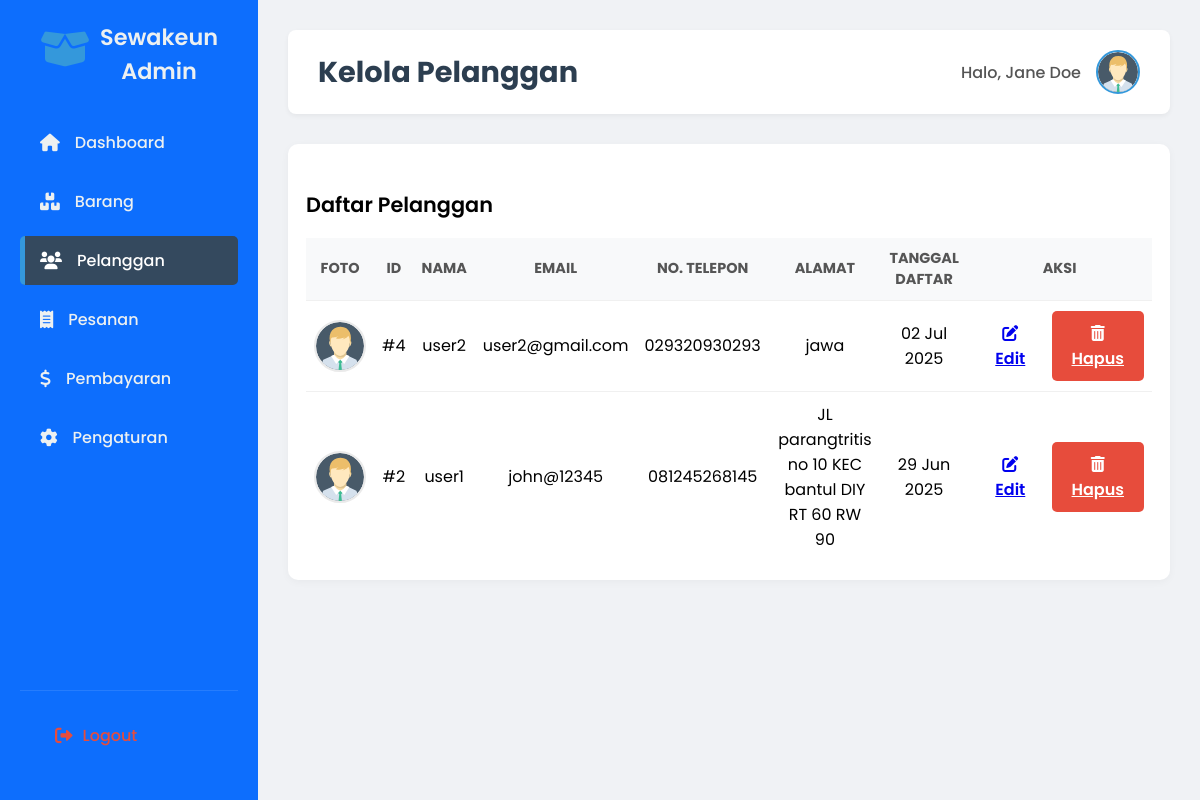
Page /Admin/pelanggan.php (signed in) on the committed database.
### tables this page shows
CREATE TABLE `users` (
  `id` int(11) NOT NULL,
  `username` varchar(50) NOT NULL,
  `nama_lengkap` varchar(100) DEFAULT NULL,
  `email` varchar(100) DEFAULT NULL,
  `no_hp` varchar(20) DEFAULT NULL,
  `alamat` varchar(255) DEFAULT NULL,
  `foto_profil` varchar(255) DEFAULT NULL,
  `saldo` decimal(15,2) NOT NULL DEFAULT '0.00',
  `phone_number` varchar(20) DEFAULT NULL,
  `address` text,
  `profile_picture` varchar(255) DEFAULT NULL,
  `created_at` datetime DEFAULT CURRENT_TIMESTAMP,
  `password` varchar(255) NOT NULL,
  `role` enum('user','admin') NOT NULL
);

### Admin/pelanggan.php (the view, shortened to what this page needs)
<?php
include '../koneksi.php';
$pelanggan = mysqli_query($conn, "SELECT * FROM users WHERE role='user' ORDER BY id DESC");
$admin_data = null;
if (isset($_SESSION['user_id'])) {
    $admin_id = $_SESSION['user_id'];
    $admin_query = mysqli_query($conn, "SELECT * FROM users WHERE id=$admin_id AND role='admin'");
    if ($admin_query) {
        $admin_data = mysqli_fetch_assoc($admin_query);
    }
}
?>
<!DOCTYPE html>
<html lang="id">
<head>
    <link rel="stylesheet" href="style_admin.css">
    <link rel="stylesheet" href="https://cdnjs.cloudflare.com/ajax/libs/font-awesome/6.0.0-beta3/css/all.min.css">
</head>
<body>
    <div class="dashboard-wrapper">
        <aside class="sidebar" style="background:#0d6efd!important;color:#fff!important;">
            <div class="sidebar-logo">
                <i class="fas fa-box-open"></i>
                <h3>Sewakeun Admin</h3>
            </div>
            <nav class="sidebar-nav">
                <ul>
                    <li><a href="index.php"><i class="fas fa-home"></i> Dashboard</a></li>
                    <li><a href="item.php"><i class="fas fa-boxes"></i> Barang</a></li>
                    <li><a href="pelanggan.php" class="active"><i class="fas fa-users"></i> Pelanggan</a></li>
                    <li><a href="pesanan.php"><i class="fas fa-receipt"></i> Pesanan</a></li>
                    <li><a href="pembayaran.php"><i class="fas fa-dollar-sign"></i> Pembayaran</a></li>
                    <li><a href="setting.php"><i class="fas fa-cog"></i> Pengaturan</a></li>
                </ul>
            </nav>
            <div class="sidebar-footer">
                <a href="../logout.php"><i class="fas fa-sign-out-alt"></i> Logout</a>
            </div>
        </aside>
        <main class="main-content">
            <header class="main-header">
                <h2>Kelola Pelanggan</h2>
                <div class="user-info">
                    <span>Halo, Jane Doe</span>
                    <img src="../<?= htmlspecialchars($admin_data['foto_profil'] ?? 'assets/images/account-avatar-profile-user-6-svgrepo-com.svg') ?>" alt="User Avatar" class="user-avatar">
                </div>
            </header>
            <section class="customer-management">
                <h3>Daftar Pelanggan</h3>
                <table>
                    <thead>
                        <tr>
                            <th>Foto</th>
                            <th>ID</th>
                            <th>Nama</th>
                            <th>Email</th>
                            <th>No. Telepon</th>
                            <th>Alamat</th>
                            <th>Tanggal Daftar</th>
                            <th>Aksi</th>
                        </tr>
                    </thead>
                    <tbody>
                        <?php if (mysqli_num_rows($pelanggan) > 0): ?>
                            <?php while($p = mysqli_fetch_assoc($pelanggan)): ?>
                                <tr>
                                    <td>
                                        <?php if($p['profile_picture']): ?>
                                            <img src="../<?= htmlspecialchars($p['profile_picture']) ?>" alt="Profile Picture" class="customer-profile-picture">
                                        <?php else: ?>
                                            <img src="../assets/images/account-avatar-profile-user-6-svgrepo-com.svg" alt="Default Avatar" class="customer-profile-picture">
                                        <?php endif; ?>
                                    </td>
                                    <td>#<?= htmlspecialchars($p['id']) ?></td>
                                    <td><?= htmlspecialchars($p['username']) ?></td>
                                    <td><?= htmlspecialchars($p['email']) ?></td>
                                    <td><?= htmlspecialchars($p['no_hp']) ?></td>
                                    <td><?= htmlspecialchars($p['alamat']) ?></td>
                                    <td><?= htmlspecialchars(date('d M Y', strtotime($p['created_at']))) ?></td>
                                    <td>
                                        <div class="action-buttons">
                                            <a href="edit_pelanggan.php?id=<?= $p['id'] ?>" class="btn btn-success"><i class="fas fa-edit"></i> Edit</a>
                                            <a href="?hapus=<?= $p['id'] ?>" class="btn btn-danger" onclick="return confirm('Hapus pelanggan ini?')"><i class="fas fa-trash-alt"></i> Hapus</a>
                                        </div>
                                    </td>
                                </tr>
                            <?php endwhile; ?>
                        <?php else: ?>
                            <tr>
                                <td colspan="8">Belum ada pelanggan.</td>
                            </tr>
                        <?php endif; ?>
                    </tbody>
                </table>
            </section>
        </main>
    </div>
</body>
</html>

### Admin/style_admin.css (style rules this page uses)
body { font-family: 'Poppins', sans-serif; margin: 0; background-color: #f0f2f5; }
.dashboard-wrapper { display: flex; min-height: 100vh; }
.sidebar { width: 250px; background-color: #2c3e50; color: #ecf0f1; display: flex; flex-direction: column; padding-top: 20px; box-shadow: 2px 0 10px rgba(0,0,0,0.1); }
.sidebar-logo { text-align: center; margin-bottom: 30px; padding: 0 20px; }
.sidebar-logo i { font-size: 3rem; color: #3498db; margin-bottom: 10px; }
.sidebar-logo h3 { margin: 0; font-size: 1.5rem; font-weight: 700; color: #ecf0f1; }
.sidebar-nav ul { list-style: none; padding: 0; margin: 0; }
.sidebar-nav li a { display: flex; align-items: center; padding: 12px 20px; color: #ecf0f1; text-decoration: none; transition: background-color 0.3s, color 0.3s; font-weight: 500; }
.sidebar-nav li a i { margin-right: 15px; font-size: 1.1rem; }
.sidebar-nav a.active, .sidebar-nav a:hover { background: #1565c0; color: #fff; }
.sidebar-nav li a:hover, .sidebar-nav li a.active { background-color: #34495e; color: #ffffff; border-left: 5px solid #3498db; padding-left: 15px; }
.sidebar-footer { margin-top: auto; padding: 20px; border-top: 1px solid rgba(255,255,255,0.1); text-align: center; }
.sidebar-footer a { color: #ecf0f1; text-decoration: none; font-weight: 500; transition: color 0.3s; }
.main-content { flex-grow: 1; padding: 30px; background-color: #f0f2f5; }
.main-header { display: flex; justify-content: space-between; align-items: center; margin-bottom: 30px; background-color: #ffffff; padding: 20px 30px; border-radius: 8px; box-shadow: 0 2px 5px rgba(0,0,0,0.05); }
.main-header h2 { margin: 0; color: #2c3e50; font-size: 1.8rem; }
.user-info { display: flex; align-items: center; gap: 15px; }
.user-info span { font-weight: 500; color: #555; }
.user-avatar { width: 40px; height: 40px; border-radius: 50%; object-fit: cover; border: 2px solid #3498db; }
table { width: 100%; border-collapse: collapse; margin-top: 15px; }
table th, table td { padding: 12px 15px; text-align: left; border-bottom: 1px solid #f2f2f2; }
table th { background-color: #f8f8f8; color: #555; font-weight: 600; text-transform: uppercase; font-size: 0.9rem; }
.btn { padding: 10px 20px; border: none; border-radius: 5px; cursor: pointer; font-weight: 600; transition: background-color 0.3s ease; }
.btn-danger { background-color: #e74c3c; color: #ffffff; }

### rows in the picture
users: id "4", username "user2", email "user2@gmail.com", no_hp "029320930293", alamat "jawa", created_at "02 Jul 2025"
users: id "2", username "user1", email "john@12345", no_hp "081245268145", alamat "JL parangtritis no 10 KEC bantul DIY RT 60 RW 90", created_at "29 Jun 2025"
